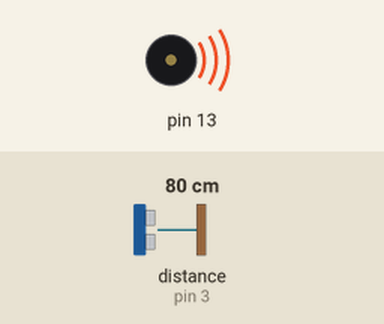
The sketch below on a simulated Arduino Uno, built with avr-gcc and run on an emulated ATmega328P. Shown: buzzer (waves = sounding). Wiring (inferred from the names in the program): ultrasonic range finder: trigger pin 2; echo pin 3. Inputs (shaded band) come from the test bench; at power-on: distance to the obstacle (sensor on pin 3) 80 cm. The echo pulse lasts 58.3 µs per cm; what the sketch prints to the serial monitor is not drawn.

Above: at 1.2 s.
1.3 s: distance to the obstacle (sensor on pin 3) set to 23 cm
2.8 s: distance to the obstacle (sensor on pin 3) set to 20 cm
At 3.3 s:
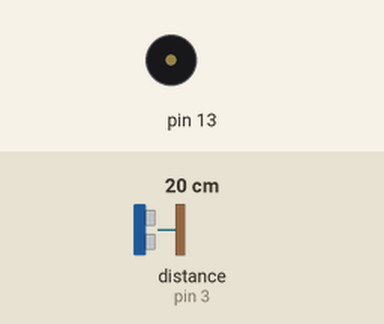
4.3 s: distance to the obstacle (sensor on pin 3) set to 35 cm
At 5.5 s:
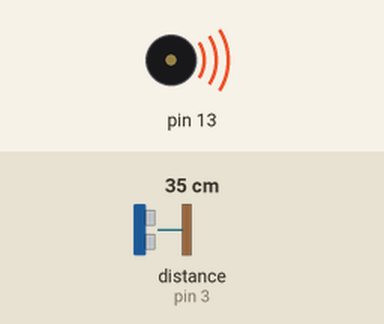
5.8 s: distance to the obstacle (sensor on pin 3) set to 2 cm
At 6.7 s:
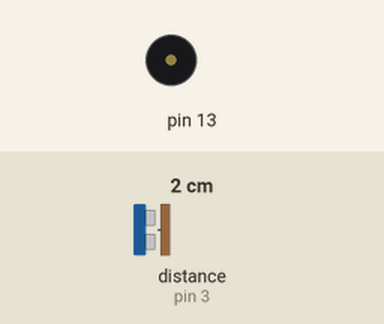
Timing chart, 0 to 8.3 s (numbered marks = the images above; inputs shaded):
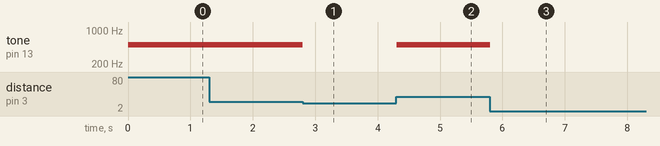

The sketch:

Mobile_Manager-arduino.ino
```cpp
const int EchoPin = 3;

const int TrigPin = 2;

float cm;

int r;

int i = 500;

void setup() {

  Serial.begin(9600);


  pinMode(13, OUTPUT);

  pinMode(TrigPin, OUTPUT);

  pinMode(EchoPin, INPUT);

}


void loop() {
  digitalWrite(TrigPin, LOW);
  delayMicroseconds(2);
  digitalWrite(TrigPin, HIGH);
  delayMicroseconds(10);
  digitalWrite(TrigPin, LOW);


  cm = pulseIn(EchoPin, HIGH)/ 58.0;
  cm = (int(cm*100))/100;


  if (cm <= 20) {
    r = 1;

    noTone(13);  //在十三号端口输出频率


  }

  else {
    r = 0;                 //1对应49

    tone(13, i);


  }
  Serial.print(r);


}
```

Measured:
- the behaviour switches between 22 and 21 cm on distance to the obstacle (sensor on pin 3) (found by bisection; images 0 and 1)
- after the input at 1.3 s, every drawn part: stays the same
- after the input at 2.8 s, tone on pin 13: 500 Hz → silent at once
- after the input at 4.3 s, tone on pin 13: silent → 500 Hz at once
- after the input at 5.8 s, tone on pin 13: 500 Hz → silent at once
